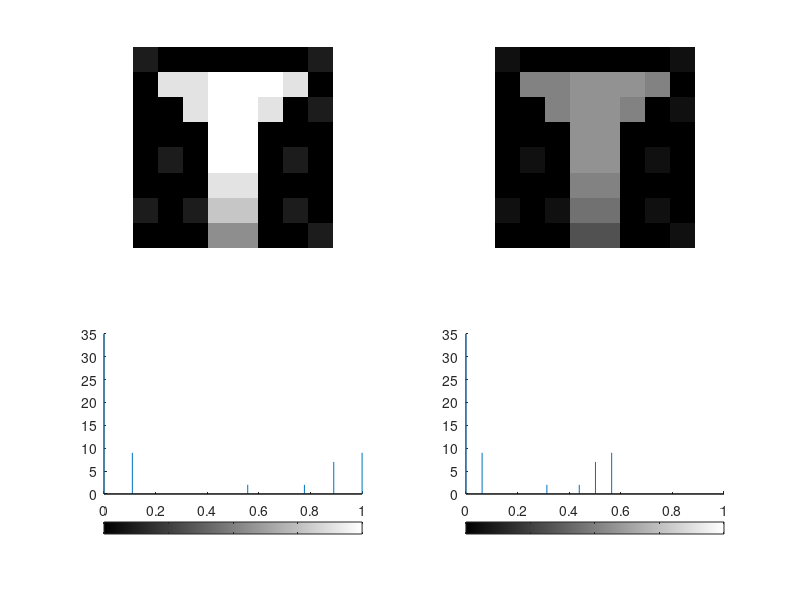

MATLAB code to generate this figure:
clc;
clear;
A = [ 1 0 0 0 0 0 0 1
    0 8 8 9 9 9 8 0
    0 0 8 9 9 8 0 1
    0 0 0 9 9 0 0 0
    0 1 0 9 9 0 1 0
    0 0 0 8 8 0 0 0
    1 0 1 7 7 0 1 0
    0 0 0 5 5 0 0 1];
[M, N] = size(A);
B = 16 .* A;
C = uint8(B);
D = im2double(C);
max_pixel = 0;
min_pixel = 1;
for i=1:M
    for j=1:N
        if D(i,j)>max_pixel
            max_pixel = D(i,j);
        end
    end
end
for i=1:M
    for j=1:N
        if D(i,j)<min_pixel
            min_pixel = D(i,j);
        end
    end
end
P = 1/(max_pixel-min_pixel) .* D ;
figure();
subplot(221);
imshow(P,'InitialMagnification','fit');
subplot(222);
imshow(D,'InitialMagnification','fit');
subplot(223);imhist(P);
subplot(224);imhist(D);


            